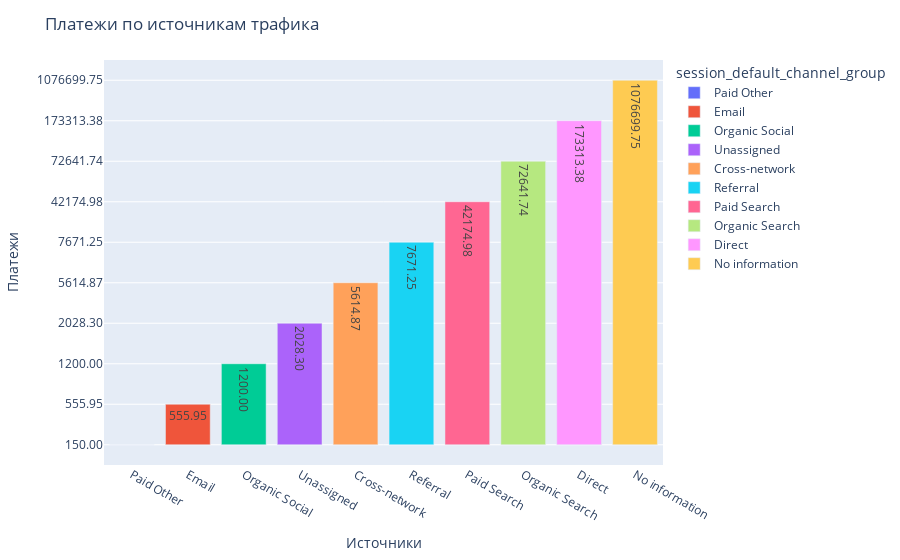

Notebook source saved alongside this figure:
### Markdown cell above
### Посмотрим на платежи и трафик

### Code cell
# Построим график количества платежей по источникам трафика
source = (df.groupby('session_default_channel_group')['payment_amount']
                 .sum()
                 .reset_index()
                 .rename(columns={'payment_amount': 'summa'})
                 .sort_values(by='summa', ascending=True))

# Форматируем столбец 'sum' для отображения двух знаков после запятой
source['summa'] = source['summa'].apply('{:.2f}'.format)

# Построим диаграмму
fig = px.bar(source, 
             x='session_default_channel_group', 
             y='summa', 
             text='summa',
             color='session_default_channel_group')

fig.update_layout(title='Платежи по источникам трафика',
                  xaxis_title='Источники',
                  yaxis_title='Платежи',
                  yaxis={'range': [0, None]})  # Устанавливаем минимальное значение оси Y равным нулю

fig.show()

### Figure 1 — Plotly figure (JSON) as saved in the notebook; plotly's stock layout.template omitted (floating-point values rounded to 4 significant figures)
{"data": [{"alignmentgroup": "True", "hovertemplate": "session_default_channel_group=%{x}<br>summa=%{text}<extra></extra>", "legendgroup": "Paid Other", "marker": {"color": "#636efa", "pattern": {"shape": ""}}, "name": "Paid Other", "offsetgroup": "Paid Other", "orientation": "v", "showlegend": true, "text": ["150.00"], "textposition": "auto", "type": "bar", "x": ["Paid Other"], "xaxis": "x", "y": ["150.00"], "yaxis": "y"}, {"alignmentgroup": "True", "hovertemplate": "session_default_channel_group=%{x}<br>summa=%{text}<extra></extra>", "legendgroup": "Email", "marker": {"color": "#EF553B", "pattern": {"shape": ""}}, "name": "Email", "offsetgroup": "Email", "orientation": "v", "showlegend": true, "text": ["555.95"], "textposition": "auto", "type": "bar", "x": ["Email"], "xaxis": "x", "y": ["555.95"], "yaxis": "y"}, {"alignmentgroup": "True", "hovertemplate": "session_default_channel_group=%{x}<br>summa=%{text}<extra></extra>", "legendgroup": "Organic Social", "marker": {"color": "#00cc96", "pattern": {"shape": ""}}, "name": "Organic Social", "offsetgroup": "Organic Social", "orientation": "v", "showlegend": true, "text": ["1200.00"], "textposition": "auto", "type": "bar", "x": ["Organic Social"], "xaxis": "x", "y": ["1200.00"], "yaxis": "y"}, {"alignmentgroup": "True", "hovertemplate": "session_default_channel_group=%{x}<br>summa=%{text}<extra></extra>", "legendgroup": "Unassigned", "marker": {"color": "#ab63fa", "pattern": {"shape": ""}}, "name": "Unassigned", "offsetgroup": "Unassigned", "orientation": "v", "showlegend": true, "text": ["2028.30"], "textposition": "auto", "type": "bar", "x": ["Unassigned"], "xaxis": "x", "y": ["2028.30"], "yaxis": "y"}, {"alignmentgroup": "True", "hovertemplate": "session_default_channel_group=%{x}<br>summa=%{text}<extra></extra>", "legendgroup": "Cross-network", "marker": {"color": "#FFA15A", "pattern": {"shape": ""}}, "name": "Cross-network", "offsetgroup": "Cross-network", "orientation": "v", "showlegend": true, "text": ["5614.87"], "textposition": "auto", "type": "bar", "x": ["Cross-network"], "xaxis": "x", "y": ["5614.87"], "yaxis": "y"}, {"alignmentgroup": "True", "hovertemplate": "session_default_channel_group=%{x}<br>summa=%{text}<extra></extra>", "legendgroup": "Referral", "marker": {"color": "#19d3f3", "pattern": {"shape": ""}}, "name": "Referral", "offsetgroup": "Referral", "orientation": "v", "showlegend": true, "text": ["7671.25"], "textposition": "auto", "type": "bar", "x": ["Referral"], "xaxis": "x", "y": ["7671.25"], "yaxis": "y"}, {"alignmentgroup": "True", "hovertemplate": "session_default_channel_group=%{x}<br>summa=%{text}<extra></extra>", "legendgroup": "Paid Search", "marker": {"color": "#FF6692", "pattern": {"shape": ""}}, "name": "Paid Search", "offsetgroup": "Paid Search", "orientation": "v", "showlegend": true, "text": ["42174.98"], "textposition": "auto", "type": "bar", "x": ["Paid Search"], "xaxis": "x", "y": ["42174.98"], "yaxis": "y"}, {"alignmentgroup": "True", "hovertemplate": "session_default_channel_group=%{x}<br>summa=%{text}<extra></extra>", "legendgroup": "Organic Search", "marker": {"color": "#B6E880", "pattern": {"shape": ""}}, "name": "Organic Search", "offsetgroup": "Organic Search", "orientation": "v", "showlegend": true, "text": ["72641.74"], "textposition": "auto", "type": "bar", "x": ["Organic Search"], "xaxis": "x", "y": ["72641.74"], "yaxis": "y"}, {"alignmentgroup": "True", "hovertemplate": "session_default_channel_group=%{x}<br>summa=%{text}<extra></extra>", "legendgroup": "Direct", "marker": {"color": "#FF97FF", "pattern": {"shape": ""}}, "name": "Direct", "offsetgroup": "Direct", "orientation": "v", "showlegend": true, "text": ["173313.38"], "textposition": "auto", "type": "bar", "x": ["Direct"], "xaxis": "x", "y": ["173313.38"], "yaxis": "y"}, {"alignmentgroup": "True", "hovertemplate": "session_default_channel_group=%{x}<br>summa=%{text}<extra></extra>", "legendgroup": "No information", "marker": {"color": "#FECB52", "pattern": {"shape": ""}}, "name": "No information", "offsetgroup": "No information", "orientation": "v", "showlegend": true, "text": ["1076699.75"], "textposition": "auto", "type": "bar", "x": ["No information"], "xaxis": "x", "y": ["1076699.75"], "yaxis": "y"}], "layout": {"barmode": "relative", "legend": {"title": {"text": "session_default_channel_group"}, "tracegroupgap": 0}, "margin": {"t": 60}, "title": {"text": "Платежи по источникам трафика"}, "xaxis": {"anchor": "y", "categoryarray": ["Paid Other", "Email", "Organic Social", "Unassigned", "Cross-network", "Referral", "Paid Search", "Organic Search", "Direct", "No information"], "categoryorder": "array", "domain": [0, 1], "title": {"text": "Источники"}}, "yaxis": {"anchor": "x", "domain": [0, 1], "range": [0, null], "title": {"text": "Платежи"}}}}
